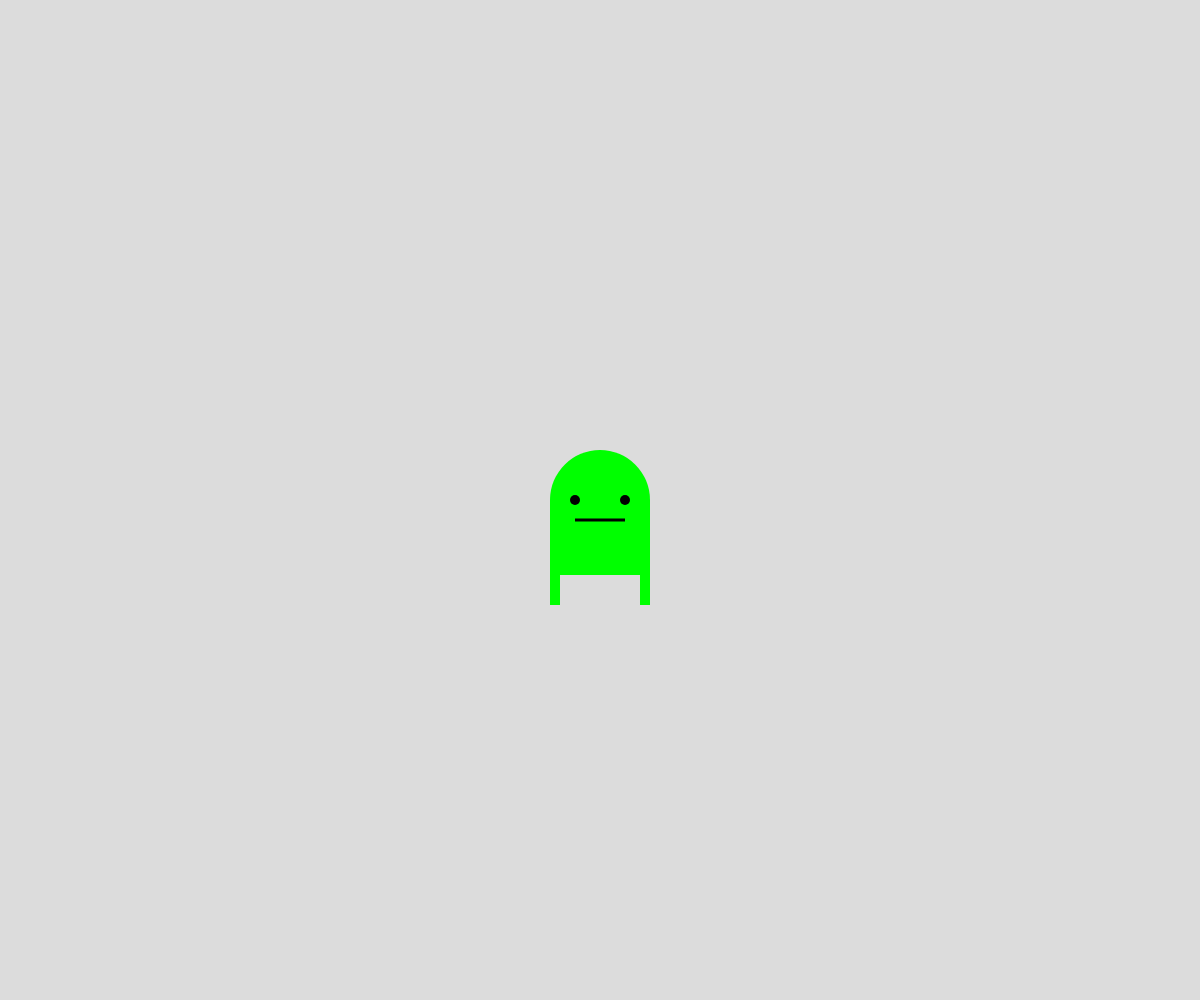
Frame 1 (no input)
Frame 60 (no input): identical to frame 1, image omitted
Frame 120 (the mouse pressed at the canvas centre since frame 60): identical to frame 1, image omitted

The p5.js sketch that drew this single still picture (run headless with seeded random() and noise() and a simulated clock; from frame 60 on, the mouse is pressed at the canvas centre):

// p5.js sketch
// ── sketch.js
// Drawing Challenge
// Gavin Stewart
// Sept. 13. 2024

let headSize = 50
let xpos = 0

function setup() {
  createCanvas(windowWidth, windowHeight);
  rectMode(CENTER);
}

function draw() {
  background(220);
  noStroke();

  if (keyIsPressed && key === "a") {
    xpos += -2
    if (xpos < -(width/2)) xpos = 0;
  }
  if (keyIsPressed && key === "d") {
    xpos += 2
    if (xpos > width/2) xpos = 0;
  }

  fill(0, 255, 0);
  circle(width / 2 + xpos, height / 2, 2 * headSize);
  rect(width / 2 + xpos, height / 2 + 0.75 * headSize, 2 * headSize, 1.5 * headSize);
  rect(width / 2 + 0.9 * headSize + xpos, height / 2 + 1.8 * headSize, 0.2 * headSize, 0.6 * headSize);
  rect(width / 2 - 0.9 * headSize + xpos, height / 2 + 1.8 * headSize, 0.2 * headSize, 0.6 * headSize);

  fill(0, 0, 0)
  circle(width / 2 + 0.5 * headSize + xpos, height / 2, 0.2 * headSize);
  circle(width / 2 - 0.5 * headSize + xpos, height / 2, 0.2 * headSize);
  rect(width / 2 + xpos, height / 2 + 0.4 * headSize, 1 * headSize, 0.06 * headSize);
}


















//moving rectangle
//   if(keyIsPressed && key === "s"){
//     //
//     rY += 2
//     if(rY > height) rY = 0;
//   }
//   if(keyIsPressed && key === "w"){
//     rY += -2
//     if(rY > height) rY = 0;
//   }
//   if(keyIsPressed && key === "a"){
//     rX += -2
//     if(rY > height) rY = 0;
//   }
//   if(keyIsPressed && key === "d"){
//     rX += 2
//     if(rY > height) rY = 0;
//   }
//   fill(200, 255, 150);
//   rect(rX, rY, 100 , 50, 10 ,20,30 ,40);
// }


// function keyPressed(){
//   if(keyCode === DOWN_ARROW){
//     rY += 50;
//   }
